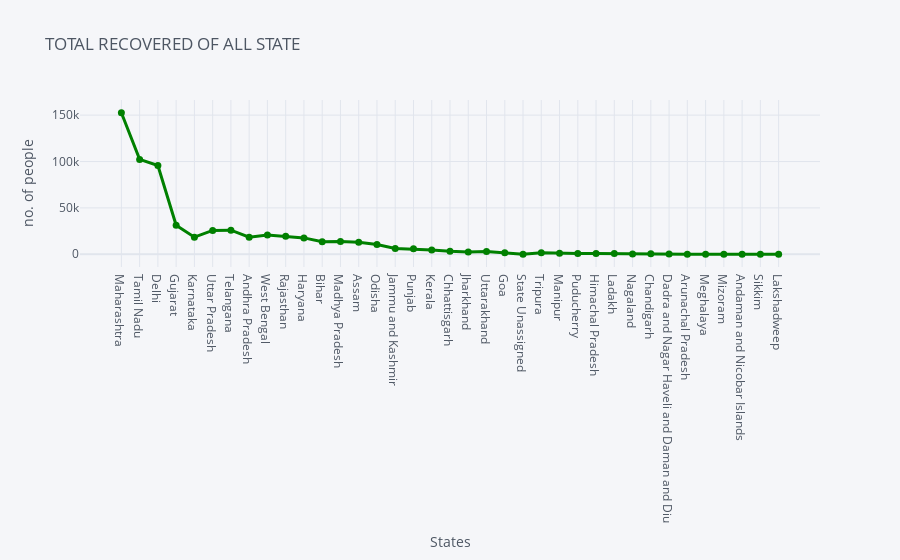

Notebook cell for this chart:
### Code cell
#total recover
#Total_recover1=df.groupby('State_code')['Recovered'].sum().sort_values(ascending=False).to_frame()
#Total_recover1['Recovered'].plot(figsize=(20,5),linewidth=4,color='r')
#plt.title('GRAPH OF TOTAL RECOVERE CASES FOR ALL STATE')

#scatter plotly
df.iplot(kind='scatter',x='State',y=['Recovered'],color='green',width=3,mode='markers+lines',size=7,title='TOTAL RECOVERED OF ALL STATE',xTitle='States',yTitle='no. of people')

### Figure 1 — Plotly figure (JSON) as saved in the notebook; plotly's stock layout.template omitted (floating-point values rounded to 4 significant figures)
{"data": [{"line": {"color": "rgba(0, 128, 0, 1.0)", "dash": "solid", "shape": "linear", "width": 3}, "marker": {"size": 7, "symbol": "circle"}, "mode": "markers+lines", "name": "Recovered", "text": "", "type": "scatter", "x": ["Maharashtra", "Tamil Nadu", "Delhi", "Gujarat", "Karnataka", "Uttar Pradesh", "Telangana", "Andhra Pradesh", "West Bengal", "Rajasthan", "Haryana", "Bihar", "Madhya Pradesh", "Assam", "Odisha", "Jammu and Kashmir", "Punjab", "Kerala", "Chhattisgarh", "Jharkhand", "Uttarakhand", "Goa", "State Unassigned", "Tripura", "Manipur", "Puducherry", "Himachal Pradesh", "Ladakh", "Nagaland", "Chandigarh", "Dadra and Nagar Haveli and Daman and Diu", "Arunachal Pradesh", "Meghalaya", "Mizoram", "Andaman and Nicobar Islands", "Sikkim", "Lakshadweep"], "y": [152613, 102310, 95699, 31346, 18467, 25743, 25999, 18378, 20680, 19502, 17667, 13533, 13908, 12889, 10476, 6337, 5867, 4634, 3324, 2485, 2948, 1674, 0, 1604, 1080, 889, 966, 964, 348, 459, 371, 153, 46, 159, 130, 87, 0]}], "layout": {"legend": {"bgcolor": "#F5F6F9", "font": {"color": "#4D5663"}}, "paper_bgcolor": "#F5F6F9", "plot_bgcolor": "#F5F6F9", "title": {"font": {"color": "#4D5663"}, "text": "TOTAL RECOVERED OF ALL STATE"}, "xaxis": {"gridcolor": "#E1E5ED", "showgrid": true, "tickfont": {"color": "#4D5663"}, "title": {"font": {"color": "#4D5663"}, "text": "States"}, "zerolinecolor": "#E1E5ED"}, "yaxis": {"gridcolor": "#E1E5ED", "showgrid": true, "tickfont": {"color": "#4D5663"}, "title": {"font": {"color": "#4D5663"}, "text": "no. of people"}, "zerolinecolor": "#E1E5ED"}}}
